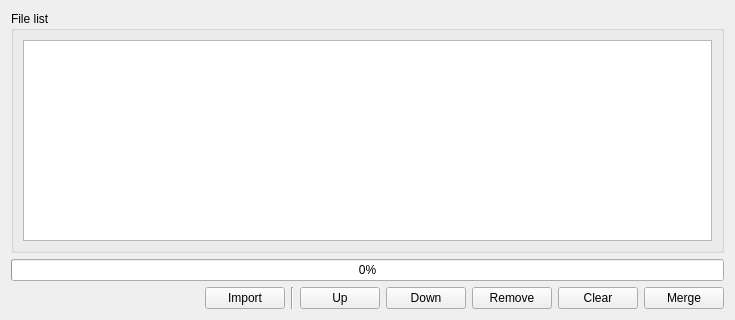
<?xml version="1.0" encoding="UTF-8"?>
<ui version="4.0">
 <class>FileMergeAssistant</class>
 <widget class="QWidget" name="FileMergeAssistant">
  <property name="geometry">
   <rect>
    <x>0</x>
    <y>0</y>
    <width>735</width>
    <height>320</height>
   </rect>
  </property>
  <property name="windowTitle">
   <string>Form</string>
  </property>
  <layout class="QGridLayout" name="gridLayout">
   <item row="0" column="0">
    <widget class="QGroupBox" name="groupBox">
     <property name="sizePolicy">
      <sizepolicy hsizetype="Preferred" vsizetype="Expanding">
       <horstretch>0</horstretch>
       <verstretch>0</verstretch>
      </sizepolicy>
     </property>
     <property name="title">
      <string>File list</string>
     </property>
     <layout class="QGridLayout" name="gridLayout_2">
      <item row="0" column="0">
       <widget class="QListWidget" name="listWidget"/>
      </item>
     </layout>
    </widget>
   </item>
   <item row="1" column="0">
    <widget class="QProgressBar" name="progressBar">
     <property name="value">
      <number>0</number>
     </property>
    </widget>
   </item>
   <item row="2" column="0">
    <layout class="QHBoxLayout" name="horizontalLayout">
     <item>
      <widget class="QLabel" name="label_2">
       <property name="sizePolicy">
        <sizepolicy hsizetype="Expanding" vsizetype="Preferred">
         <horstretch>0</horstretch>
         <verstretch>0</verstretch>
        </sizepolicy>
       </property>
       <property name="text">
        <string notr="true"/>
       </property>
      </widget>
     </item>
     <item>
      <widget class="QPushButton" name="pushButtonImport">
       <property name="text">
        <string>Import</string>
       </property>
      </widget>
     </item>
     <item>
      <widget class="Line" name="line">
       <property name="orientation">
        <enum>Qt::Orientation::Vertical</enum>
       </property>
      </widget>
     </item>
     <item>
      <widget class="QPushButton" name="pushButtonUp">
       <property name="text">
        <string>Up</string>
       </property>
      </widget>
     </item>
     <item>
      <widget class="QPushButton" name="pushButtonDown">
       <property name="text">
        <string>Down</string>
       </property>
      </widget>
     </item>
     <item>
      <widget class="QPushButton" name="pushButtonRemove">
       <property name="text">
        <string>Remove</string>
       </property>
      </widget>
     </item>
     <item>
      <widget class="QPushButton" name="pushButtonClear">
       <property name="text">
        <string>Clear</string>
       </property>
      </widget>
     </item>
     <item>
      <widget class="QPushButton" name="pushButtonMerge">
       <property name="text">
        <string>Merge</string>
       </property>
      </widget>
     </item>
    </layout>
   </item>
  </layout>
 </widget>
 <resources/>
 <connections/>
</ui>
